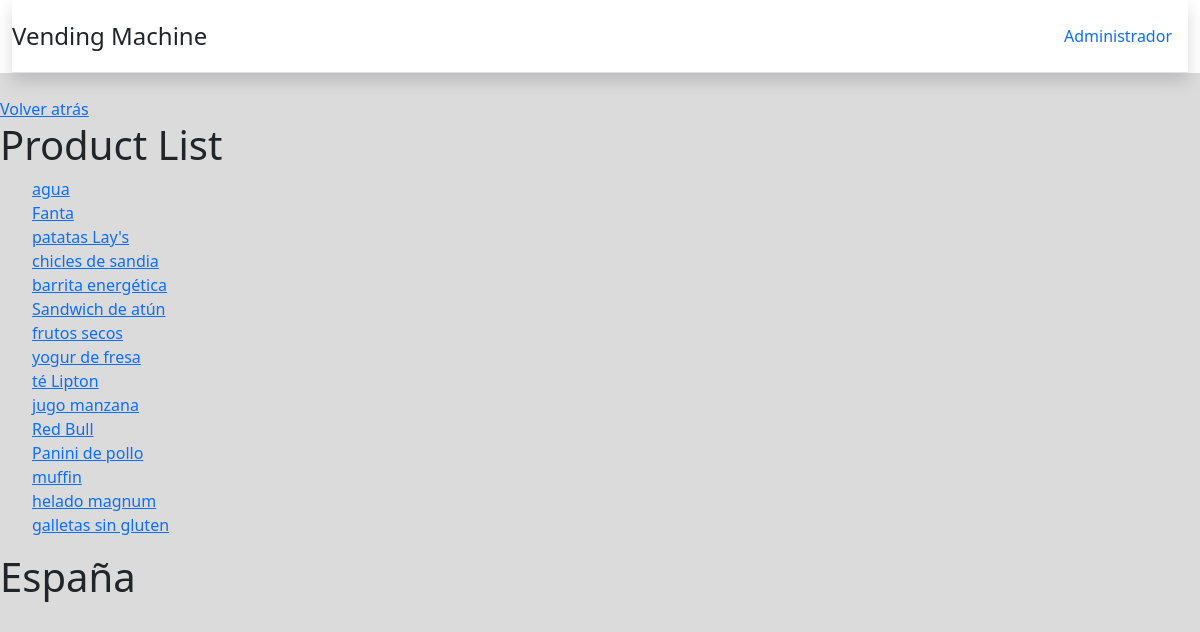
The page /VendingMachine/zonaAdmin/lista-productos/ on the database its author committed.
### Vending_Machine/models.py (models this page shows, shortened)
class Producto(models.Model):
    codigo_producto = models.IntegerField()
    nombre_producto = models.CharField(max_length=20, default="nombre_producto")
    precio = models.FloatField()
    stock = models.IntegerField(default=6)
    num_comprados = models.IntegerField()
    def get_absolute_url(self):
        return reverse('producto-detail', args=[str(self.id)])

### Vending_Machine/views.py (the view)
# urls.py: path('zonaAdmin/lista-productos/', views.ProductListView.as_view(), name='producto-list'),
class ProductListView(generic.ListView):
    model = Producto

### Vending_Machine/templates/Vending_Machine/producto_list.html
{% extends "base_generic.html" %}
{% block content %}
  <a href="{% url 'zonaAdmin'%}">Volver atrás</a>
  <br>
  <h1>Product List</h1>
  {% if producto_list %}
  <ul>
    {% for producto in producto_list %}
        <a href="{{ producto.get_absolute_url }}">{{ producto.nombre_producto }}</a>
        <br>
    {% endfor %}
  </ul>
  {% else %}
    <p>There are no authors listed.</p>
  {% endif %}
{% endblock %}

### rows shown on the page
Producto: nombre_producto "agua"
Producto: nombre_producto "Fanta"
Producto: nombre_producto "patatas Lay's"
Producto: nombre_producto "chicles de sandia"
Producto: nombre_producto "barrita energética"
Producto: nombre_producto "Sandwich de atún"
Producto: nombre_producto "frutos secos"
Producto: nombre_producto "yogur de fresa"
Producto: nombre_producto "té Lipton"
Producto: nombre_producto "jugo manzana"
Producto: nombre_producto "Red Bull"
Producto: nombre_producto "Panini de pollo"
Producto: nombre_producto "muffin"
Producto: nombre_producto "helado magnum"
Producto: nombre_producto "galletas sin gluten"
